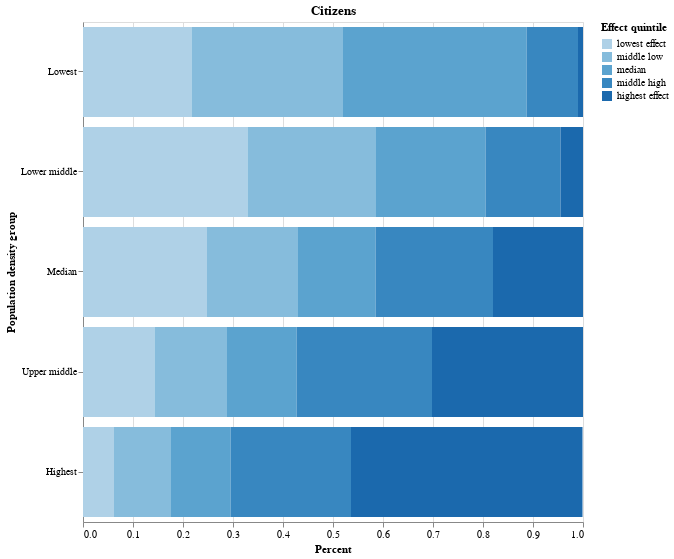

Notebook code cell kept with this figure:
### Code cell
%run ../00_misc/helper-func-notebook.ipynb
df_income_quintile = prptn_to_pct(gdf_temp / gdf_temp.sum(), 5)
density_hbar = stacked_population_density_hbar(df_density_quintile, title="Citizens")
density_hbar

### Figure 1 — Vega-Lite specification as saved in the notebook (floating-point values rounded to 4 significant figures)
{"config": {"view": {"continuousWidth": 300, "continuousHeight": 300}}, "data": {"name": "data-33a3b8c791e023adb228347912d0d7eb"}, "mark": {"type": "bar"}, "encoding": {"color": {"field": "Effect quintile", "sort": ["lowest effect", "middle low", "median", "middle high", "highest effect"], "type": "ordinal"}, "order": {"field": "color_Effect_quintile_sort_index", "type": "quantitative"}, "x": {"field": "Percent", "type": "quantitative"}, "y": {"field": "Population density group", "sort": ["Lowest", "Lower middle", "Median", "Upper middle", "Highest"], "type": "nominal"}}, "height": 500, "title": "Citizens", "width": 500, "$schema": "https://vega.github.io/schema/vega-lite/v5.17.0.json", "datasets": {"data-33a3b8c791e023adb228347912d0d7eb": [{"Effect quintile": "lowest effect", "Population density group": "Lowest", "Percent": 0.217}, {"Effect quintile": "middle low", "Population density group": "Lowest", "Percent": 0.303}, {"Effect quintile": "median", "Population density group": "Lowest", "Percent": 0.367}, {"Effect quintile": "middle high", "Population density group": "Lowest", "Percent": 0.103}, {"Effect quintile": "highest effect", "Population density group": "Lowest", "Percent": 0.01}, {"Effect quintile": "lowest effect", "Population density group": "Lower middle", "Percent": 0.329}, {"Effect quintile": "middle low", "Population density group": "Lower middle", "Percent": 0.257}, {"Effect quintile": "median", "Population density group": "Lower middle", "Percent": 0.219}, {"Effect quintile": "middle high", "Population density group": "Lower middle", "Percent": 0.15}, {"Effect quintile": "highest effect", "Population density group": "Lower middle", "Percent": 0.045}, {"Effect quintile": "lowest effect", "Population density group": "Median", "Percent": 0.248}, {"Effect quintile": "middle low", "Population density group": "Median", "Percent": 0.182}, {"Effect quintile": "median", "Population density group": "Median", "Percent": 0.155}, {"Effect quintile": "middle high", "Population density group": "Median", "Percent": 0.235}, {"Effect quintile": "highest effect", "Population density group": "Median", "Percent": 0.18}, {"Effect quintile": "lowest effect", "Population density group": "Upper middle", "Percent": 0.143}, {"Effect quintile": "middle low", "Population density group": "Upper middle", "Percent": 0.145}, {"Effect quintile": "median", "Population density group": "Upper middle", "Percent": 0.139}, {"Effect quintile": "middle high", "Population density group": "Upper middle", "Percent": 0.271}, {"Effect quintile": "highest effect", "Population density group": "Upper middle", "Percent": 0.302}, {"Effect quintile": "lowest effect", "Population density group": "Highest", "Percent": 0.062}, {"Effect quintile": "middle low", "Population density group": "Highest", "Percent": 0.114}, {"Effect quintile": "median", "Population density group": "Highest", "Percent": 0.119}, {"Effect quintile": "middle high", "Population density group": "Highest", "Percent": 0.241}, {"Effect quintile": "highest effect", "Population density group": "Highest", "Percent": 0.463}]}}
